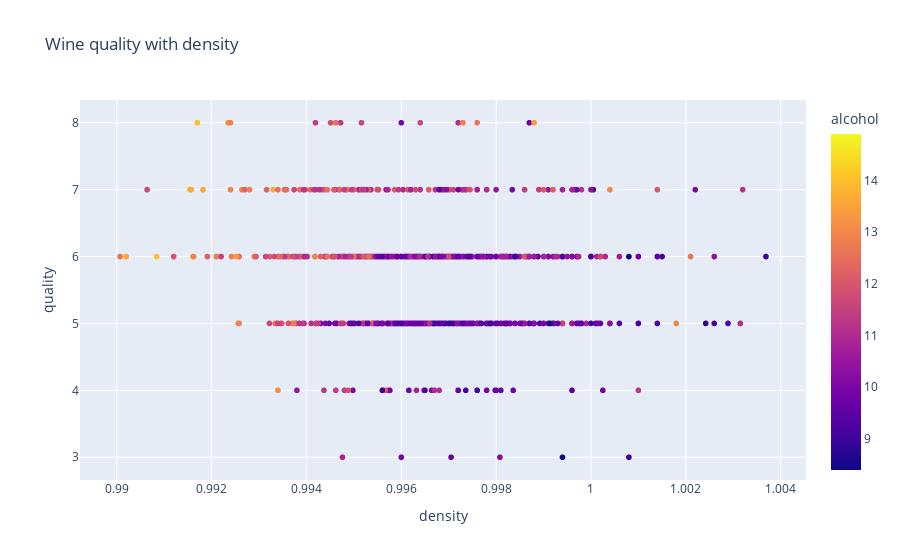

Here is the notebook cell this chart was saved with:
### Code cell
# scatter plot EDA
px.scatter(df,x='density', y='quality',
           hover_name="pH", color='alcohol', title="Wine quality with density")

### Figure 1 — Plotly figure (JSON) as saved in the notebook; plotly's stock layout.template omitted (floating-point values rounded to 4 significant figures; data arrays with more than 128 entries replaced by an {"elided": "..."} marker saying what was removed)
{"data": [{"hovertemplate": "<b>%{hovertext}</b><br><br>density=%{x}<br>quality=%{y}<br>alcohol=%{marker.color}<extra></extra>", "hovertext": {"elided": "1018 str values"}, "legendgroup": "", "marker": {"color": {"elided": "1018 float values"}, "coloraxis": "coloraxis", "symbol": "circle"}, "mode": "markers", "name": "", "showlegend": false, "type": "scattergl", "x": {"elided": "1018 float values"}, "xaxis": "x", "y": {"elided": "1018 int values"}, "yaxis": "y"}], "layout": {"coloraxis": {"colorbar": {"title": {"text": "alcohol"}}, "colorscale": [[0, "#0d0887"], [0.1111, "#46039f"], [0.2222, "#7201a8"], [0.3333, "#9c179e"], [0.4444, "#bd3786"], [0.5556, "#d8576b"], [0.6667, "#ed7953"], [0.7778, "#fb9f3a"], [0.8889, "#fdca26"], [1, "#f0f921"]]}, "legend": {"tracegroupgap": 0}, "title": {"text": "Wine quality with density"}, "xaxis": {"anchor": "y", "domain": [0, 1], "title": {"text": "density"}}, "yaxis": {"anchor": "x", "domain": [0, 1], "title": {"text": "quality"}}}}
